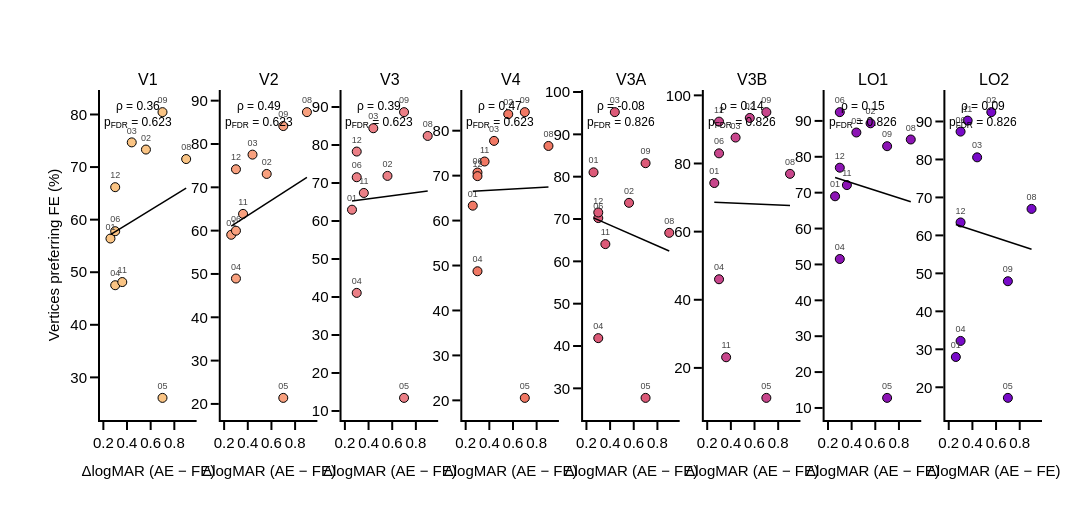

This figure's notebook cell:
### Code cell
s_clin_pref = clin_tests('pref_FE-LE')
print('% vertices preferring FE vs ΔlogMAR')
print(s_clin_pref.round(3).to_string())
scatter_figure('pref_FE-LE', s_clin_pref, 'Vertices preferring FE (%)', 'od_final_fig3b_pref_vs_dlogmar{}'.format(fig_suffix))

### Figure 1 — Plotly figure (JSON) as saved in the notebook; plotly's stock layout.template omitted (floating-point values rounded to 4 significant figures)
{"data": [{"marker": {"color": "rgb(250, 196, 132)", "line": {"color": "black", "width": 1}, "size": 9}, "mode": "markers+text", "showlegend": false, "text": ["01", "02", "03", "04", "05", "06", "08", "09", "11", "12"], "textfont": {"size": 9}, "textposition": "top center", "type": "scatter", "x": [0.26, 0.56, 0.44, 0.3, 0.7, 0.3, 0.9, 0.7, 0.36, 0.3], "xaxis": "x", "y": [56.41, 73.33, 74.7, 47.53, 26.1, 57.81, 71.53, 80.45, 48.13, 66.18], "yaxis": "y"}, {"line": {"color": "black", "width": 1.5}, "mode": "lines", "showlegend": false, "type": "scatter", "x": [0.26, 0.9], "xaxis": "x", "y": [57.15, 65.99], "yaxis": "y"}, {"marker": {"color": "rgb(248, 160, 126)", "line": {"color": "black", "width": 1}, "size": 9}, "mode": "markers+text", "showlegend": false, "text": ["01", "02", "03", "04", "05", "06", "08", "09", "11", "12"], "textfont": {"size": 9}, "textposition": "top center", "type": "scatter", "x": [0.26, 0.56, 0.44, 0.3, 0.7, 0.3, 0.9, 0.7, 0.36, 0.3], "xaxis": "x2", "y": [59.05, 73.09, 77.54, 48.94, 21.4, 59.98, 87.36, 84.14, 63.86, 74.16], "yaxis": "y2"}, {"line": {"color": "black", "width": 1.5}, "mode": "lines", "showlegend": false, "type": "scatter", "x": [0.26, 0.9], "xaxis": "x2", "y": [61.05, 72.29], "yaxis": "y2"}, {"marker": {"color": "rgb(235, 127, 134)", "line": {"color": "black", "width": 1}, "size": 9}, "mode": "markers+text", "showlegend": false, "text": ["01", "02", "03", "04", "05", "06", "08", "09", "11", "12"], "textfont": {"size": 9}, "textposition": "top center", "type": "scatter", "x": [0.26, 0.56, 0.44, 0.3, 0.7, 0.3, 0.9, 0.7, 0.36, 0.3], "xaxis": "x3", "y": [62.97, 71.87, 84.41, 41.08, 13.45, 71.52, 82.38, 88.65, 67.38, 78.27], "yaxis": "y3"}, {"line": {"color": "black", "width": 1.5}, "mode": "lines", "showlegend": false, "type": "scatter", "x": [0.26, 0.9], "xaxis": "x3", "y": [65.28, 67.92], "yaxis": "y3"}, {"marker": {"color": "rgb(240, 120, 100)", "line": {"color": "black", "width": 1}, "size": 9}, "mode": "markers+text", "showlegend": false, "text": ["01", "02", "03", "04", "05", "06", "08", "09", "11", "12"], "textfont": {"size": 9}, "textposition": "top center", "type": "scatter", "x": [0.26, 0.56, 0.44, 0.3, 0.7, 0.3, 0.9, 0.7, 0.36, 0.3], "xaxis": "x4", "y": [63.31, 83.68, 77.73, 48.72, 20.55, 70.7, 76.6, 84.13, 73.14, 69.89], "yaxis": "y4"}, {"line": {"color": "black", "width": 1.5}, "mode": "lines", "showlegend": false, "type": "scatter", "x": [0.26, 0.9], "xaxis": "x4", "y": [66.51, 67.48], "yaxis": "y4"}, {"marker": {"color": "rgb(220, 90, 120)", "line": {"color": "black", "width": 1}, "size": 9}, "mode": "markers+text", "showlegend": false, "text": ["01", "02", "03", "04", "05", "06", "08", "09", "11", "12"], "textfont": {"size": 9}, "textposition": "top center", "type": "scatter", "x": [0.26, 0.56, 0.44, 0.3, 0.7, 0.3, 0.9, 0.7, 0.36, 0.3], "xaxis": "x5", "y": [81.03, 73.82, 95.25, 41.86, 27.75, 70.22, 66.73, 83.19, 64.07, 71.55], "yaxis": "y5"}, {"line": {"color": "black", "width": 1.5}, "mode": "lines", "showlegend": false, "type": "scatter", "x": [0.26, 0.9], "xaxis": "x5", "y": [70.26, 62.44], "yaxis": "y5"}, {"marker": {"color": "rgb(200, 70, 140)", "line": {"color": "black", "width": 1}, "size": 9}, "mode": "markers+text", "showlegend": false, "text": ["01", "02", "03", "04", "05", "06", "08", "09", "11", "12"], "textfont": {"size": 9}, "textposition": "top center", "type": "scatter", "x": [0.26, 0.56, 0.44, 0.3, 0.7, 0.3, 0.9, 0.7, 0.36, 0.3], "xaxis": "x6", "y": [74.26, 93.37, 87.61, 46.02, 11.2, 82.98, 76.96, 95.08, 23.13, 92.29], "yaxis": "y6"}, {"line": {"color": "black", "width": 1.5}, "mode": "lines", "showlegend": false, "type": "scatter", "x": [0.26, 0.9], "xaxis": "x6", "y": [68.61, 67.68], "yaxis": "y6"}, {"marker": {"color": "rgb(140, 20, 180)", "line": {"color": "black", "width": 1}, "size": 9}, "mode": "markers+text", "showlegend": false, "text": ["01", "02", "03", "04", "05", "06", "08", "09", "11", "12"], "textfont": {"size": 9}, "textposition": "top center", "type": "scatter", "x": [0.26, 0.56, 0.44, 0.3, 0.7, 0.3, 0.9, 0.7, 0.36, 0.3], "xaxis": "x7", "y": [69.0, 89.34, 86.77, 51.51, 12.81, 92.45, 84.82, 82.95, 72.12, 76.96], "yaxis": "y7"}, {"line": {"color": "black", "width": 1.5}, "mode": "lines", "showlegend": false, "type": "scatter", "x": [0.26, 0.9], "xaxis": "x7", "y": [74.22, 67.45], "yaxis": "y7"}, {"marker": {"color": "rgb(120, 10, 200)", "line": {"color": "black", "width": 1}, "size": 9}, "mode": "markers+text", "showlegend": false, "text": ["01", "02", "03", "04", "05", "06", "08", "09", "11", "12"], "textfont": {"size": 9}, "textposition": "top center", "type": "scatter", "x": [0.26, 0.56, 0.44, 0.3, 0.7, 0.3, 0.9, 0.7, 0.36, 0.3], "xaxis": "x8", "y": [27.98, 92.47, 80.56, 32.21, 17.21, 87.33, 66.97, 47.93, 90.23, 63.41], "yaxis": "y8"}, {"line": {"color": "black", "width": 1.5}, "mode": "lines", "showlegend": false, "type": "scatter", "x": [0.26, 0.9], "xaxis": "x8", "y": [62.89, 56.37], "yaxis": "y8"}], "layout": {"annotations": [{"font": {"size": 16}, "showarrow": false, "text": "V1", "x": 0.05128, "xanchor": "center", "xref": "paper", "y": 1, "yanchor": "bottom", "yref": "paper"}, {"font": {"size": 16}, "showarrow": false, "text": "V2", "x": 0.1795, "xanchor": "center", "xref": "paper", "y": 1, "yanchor": "bottom", "yref": "paper"}, {"font": {"size": 16}, "showarrow": false, "text": "V3", "x": 0.3077, "xanchor": "center", "xref": "paper", "y": 1, "yanchor": "bottom", "yref": "paper"}, {"font": {"size": 16}, "showarrow": false, "text": "V4", "x": 0.4359, "xanchor": "center", "xref": "paper", "y": 1, "yanchor": "bottom", "yref": "paper"}, {"font": {"size": 16}, "showarrow": false, "text": "V3A", "x": 0.5641, "xanchor": "center", "xref": "paper", "y": 1, "yanchor": "bottom", "yref": "paper"}, {"font": {"size": 16}, "showarrow": false, "text": "V3B", "x": 0.6923, "xanchor": "center", "xref": "paper", "y": 1, "yanchor": "bottom", "yref": "paper"}, {"font": {"size": 16}, "showarrow": false, "text": "LO1", "x": 0.8205, "xanchor": "center", "xref": "paper", "y": 1, "yanchor": "bottom", "yref": "paper"}, {"font": {"size": 16}, "showarrow": false, "text": "LO2", "x": 0.9487, "xanchor": "center", "xref": "paper", "y": 1, "yanchor": "bottom", "yref": "paper"}, {"font": {"size": 12}, "showarrow": false, "text": "ρ = 0.36<br>p<sub>FDR</sub> = 0.623", "x": 0.02, "xanchor": "left", "xref": "x domain", "y": 0.98, "yanchor": "top", "yref": "y domain"}, {"font": {"size": 12}, "showarrow": false, "text": "ρ = 0.49<br>p<sub>FDR</sub> = 0.623", "x": 0.02, "xanchor": "left", "xref": "x2 domain", "y": 0.98, "yanchor": "top", "yref": "y2 domain"}, {"font": {"size": 12}, "showarrow": false, "text": "ρ = 0.39<br>p<sub>FDR</sub> = 0.623", "x": 0.02, "xanchor": "left", "xref": "x3 domain", "y": 0.98, "yanchor": "top", "yref": "y3 domain"}, {"font": {"size": 12}, "showarrow": false, "text": "ρ = 0.47<br>p<sub>FDR</sub> = 0.623", "x": 0.02, "xanchor": "left", "xref": "x4 domain", "y": 0.98, "yanchor": "top", "yref": "y4 domain"}, {"font": {"size": 12}, "showarrow": false, "text": "ρ = -0.08<br>p<sub>FDR</sub> = 0.826", "x": 0.02, "xanchor": "left", "xref": "x5 domain", "y": 0.98, "yanchor": "top", "yref": "y5 domain"}, {"font": {"size": 12}, "showarrow": false, "text": "ρ = 0.14<br>p<sub>FDR</sub> = 0.826", "x": 0.02, "xanchor": "left", "xref": "x6 domain", "y": 0.98, "yanchor": "top", "yref": "y6 domain"}, {"font": {"size": 12}, "showarrow": false, "text": "ρ = 0.15<br>p<sub>FDR</sub> = 0.826", "x": 0.02, "xanchor": "left", "xref": "x7 domain", "y": 0.98, "yanchor": "top", "yref": "y7 domain"}, {"font": {"size": 12}, "showarrow": false, "text": "ρ = 0.09<br>p<sub>FDR</sub> = 0.826", "x": 0.02, "xanchor": "left", "xref": "x8 domain", "y": 0.98, "yanchor": "top", "yref": "y8 domain"}], "height": 525, "margin": {"b": 105, "l": 100, "r": 50, "t": 90}, "width": 2100, "xaxis": {"anchor": "y", "autorange": true, "domain": [0, 0.1026], "range": [0.2007, 0.9593], "showline": true, "title": {"text": "ΔlogMAR (AE − FE)"}, "type": "linear"}, "xaxis2": {"anchor": "y2", "autorange": true, "domain": [0.1282, 0.2308], "range": [0.2007, 0.9593], "showline": true, "title": {"text": "ΔlogMAR (AE − FE)"}, "type": "linear"}, "xaxis3": {"anchor": "y3", "autorange": true, "domain": [0.2564, 0.359], "range": [0.2007, 0.9593], "showline": true, "title": {"text": "ΔlogMAR (AE − FE)"}, "type": "linear"}, "xaxis4": {"anchor": "y4", "autorange": true, "domain": [0.3846, 0.4872], "range": [0.2007, 0.9593], "showline": true, "title": {"text": "ΔlogMAR (AE − FE)"}, "type": "linear"}, "xaxis5": {"anchor": "y5", "autorange": true, "domain": [0.5128, 0.6154], "range": [0.2007, 0.9593], "showline": true, "title": {"text": "ΔlogMAR (AE − FE)"}, "type": "linear"}, "xaxis6": {"anchor": "y6", "autorange": true, "domain": [0.641, 0.7436], "range": [0.2007, 0.9593], "showline": true, "title": {"text": "ΔlogMAR (AE − FE)"}, "type": "linear"}, "xaxis7": {"anchor": "y7", "autorange": true, "domain": [0.7692, 0.8718], "range": [0.2007, 0.9593], "showline": true, "title": {"text": "ΔlogMAR (AE − FE)"}, "type": "linear"}, "xaxis8": {"anchor": "y8", "autorange": true, "domain": [0.8974, 1.0], "range": [0.2007, 0.9593], "showline": true, "title": {"text": "ΔlogMAR (AE − FE)"}, "type": "linear"}, "yaxis": {"anchor": "x", "autorange": true, "domain": [0, 1], "range": [21.89, 84.66], "showline": true, "title": {"text": "Vertices preferring FE (%)"}, "type": "linear"}, "yaxis2": {"anchor": "x2", "autorange": true, "domain": [0, 1], "range": [16.29, 92.46], "showline": true, "type": "linear"}, "yaxis3": {"anchor": "x3", "autorange": true, "domain": [0, 1], "range": [7.623, 94.48], "showline": true, "type": "linear"}, "yaxis4": {"anchor": "x4", "autorange": true, "domain": [0, 1], "range": [15.63, 89.05], "showline": true, "type": "linear"}, "yaxis5": {"anchor": "x5", "autorange": true, "domain": [0, 1], "range": [22.52, 100.5], "showline": true, "type": "linear"}, "yaxis6": {"anchor": "x6", "autorange": true, "domain": [0, 1], "range": [4.709, 101.6], "showline": true, "type": "linear"}, "yaxis7": {"anchor": "x7", "autorange": true, "domain": [0, 1], "range": [6.645, 98.61], "showline": true, "type": "linear"}, "yaxis8": {"anchor": "x8", "autorange": true, "domain": [0, 1], "range": [11.38, 98.29], "showline": true, "type": "linear"}}}
